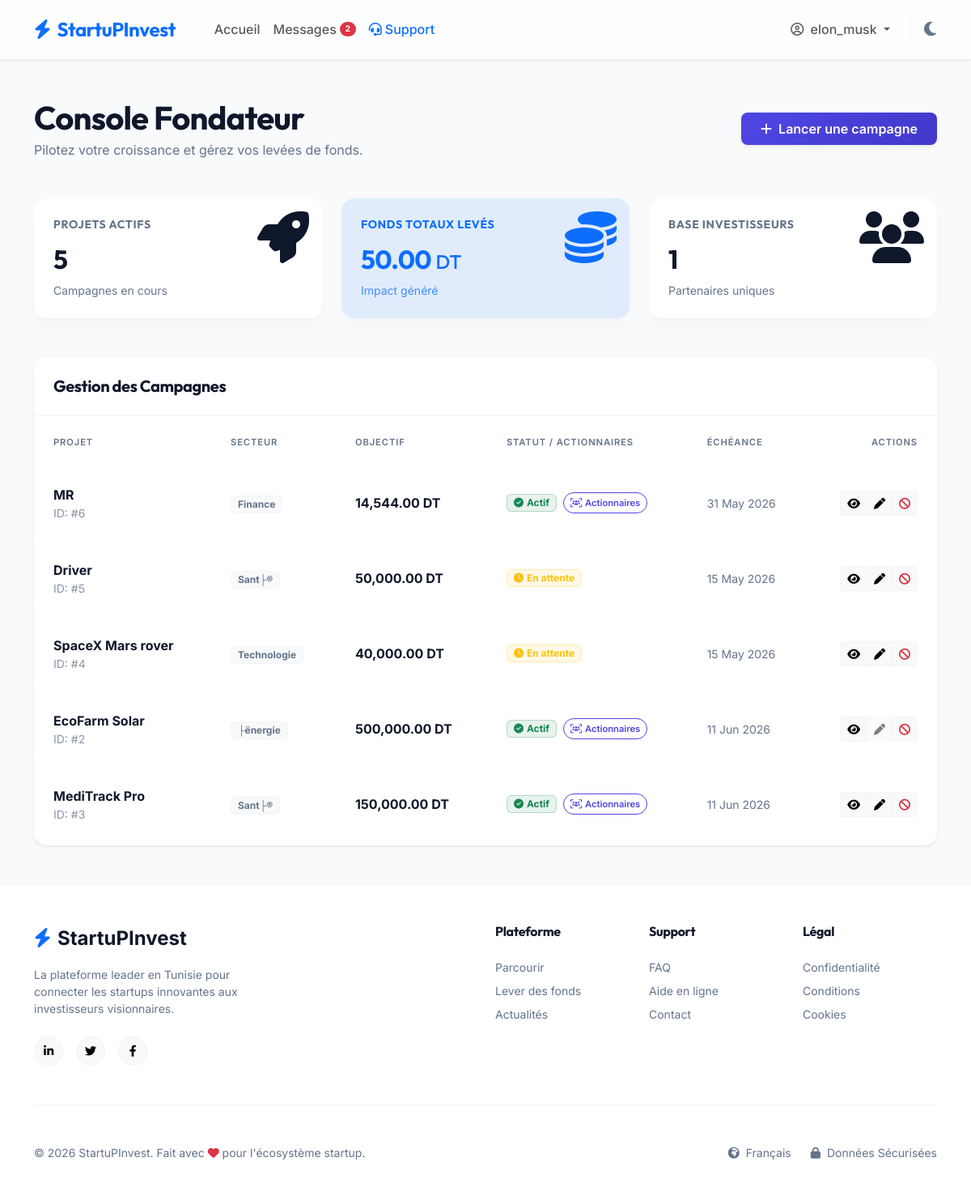
Before: /public/startuper/dashboard (signed in) with the older database file.
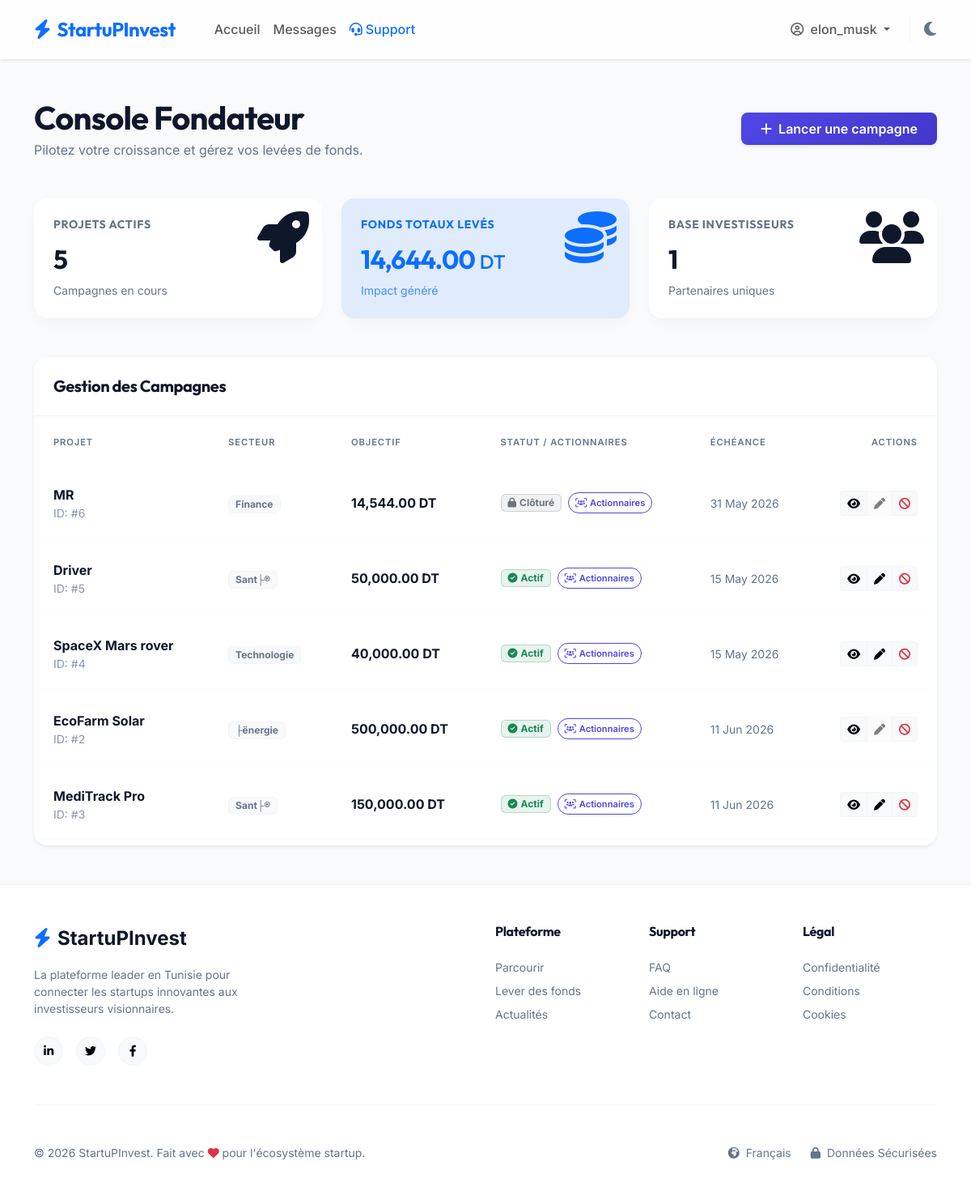
After: the same page with the newer database file.
### tables this page shows
CREATE TABLE `projects` (
  `id` int NOT NULL AUTO_INCREMENT,
  `startuper_id` int NOT NULL,
  `titre` varchar(255) NOT NULL,
  `description` text NOT NULL,
  `secteur` varchar(100) NOT NULL,
  `nb_actions` int NOT NULL,
  `prix_unitaire` decimal(10,2) NOT NULL,
  `date_limite` date NOT NULL,
  `business_plan_path` varchar(255) DEFAULT NULL,
  `image_path` varchar(255) DEFAULT NULL,
  `statut` enum('en_attente','actif','suspendu','cloture','abandonne','rejete') DEFAULT 'en_attente',
  `created_at` timestamp NULL DEFAULT CURRENT_TIMESTAMP,
  PRIMARY KEY (`id`),
  KEY `startuper_id` (`startuper_id`),
  CONSTRAINT `projects_ibfk_1` FOREIGN KEY (`startuper_id`) REFERENCES `users` (`id`) ON DELETE CASCADE
);

### app/Controllers/StartuperController.php (called while the page is built, shortened)
<?php
class StartuperController {
    public function dashboard() {
        $projectModel = new Project();
        $investmentModel = new \App\Models\Investment();
        $projects = $projectModel->getProjectsByStartuper($_SESSION['user_id']);
        $totalProjects = count($projects);
        $totalRaised = 0;
        $uniqueInvestors = [];
        foreach($projects as $p) {
            $sold = $investmentModel->getSoldActionsByProject($p['id']);
            $totalRaised += ($sold * $p['prix_unitaire']);
            $investors = $investmentModel->getInvestorsByProject($p['id']);
            foreach($investors as $inv) {
                $uniqueInvestors[$inv['investor_id']] = true;
            }
        }
        $totalInvestors = count($uniqueInvestors);
        require __DIR__ . '/../Views/startuper/dashboard.php';
    }
}

### config/Database.php (called while the page is built, shortened)
<?php
class Database {
    private static $instance = null;
    private $connection;
    private function __construct() {
        $this->host = getenv('DB_HOST') ?: 'db';
        $this->db_name = getenv('DB_NAME') ?: 'startupinvest';
        $this->username = getenv('DB_USER') ?: 'root';
        $this->password = getenv('DB_PASS') ?: 'root';
        try {
            $this->connection = new PDO("mysql:host=" . $this->host . ";dbname=" . $this->db_name . ";charset=utf8mb4", $this->username, $this->password);
            $this->connection->setAttribute(PDO::ATTR_ERRMODE, PDO::ERRMODE_EXCEPTION);
            $this->connection->setAttribute(PDO::ATTR_DEFAULT_FETCH_MODE, PDO::FETCH_ASSOC);
        } catch(PDOException $exception) {
            echo "Connection error: " . $exception->getMessage();
        }
    }
    public static function getInstance() {
        if(!self::$instance) {
            self::$instance = new Database();
        }
        return self::$instance;
    }
    public function getConnection() {
        return $this->connection;
    }
}
?>

### app/Models/Message.php (called while the page is built, shortened)
<?php
class Message {
    private $conn;
    private $table_name = "messages";
    public function __construct() {
        $this->conn = Database::getInstance()->getConnection();
    }
    public function getUnreadCount($user_id) {
        $query = "SELECT COUNT(*) as count FROM " . $this->table_name . " WHERE receiver_id = :user_id AND is_read = 0";
        $stmt = $this->conn->prepare($query);
        $stmt->bindParam(":user_id", $user_id);
        $stmt->execute();
        $result = $stmt->fetch(PDO::FETCH_ASSOC);
        return (int)$result['count'];
    }
}

### app/Models/Project.php (called while the page is built, shortened)
<?php
class Project {
    private $conn;
    private $table_name = "projects";
    public function __construct() {
        $this->conn = Database::getInstance()->getConnection();
    }
    public function getProjectsByStartuper($startuper_id) {
        $query = "SELECT p.*, COALESCE(SUM(i.nb_actions), 0) as sold_actions
                  FROM " . $this->table_name . " p
                  LEFT JOIN investments i ON p.id = i.project_id
                  WHERE p.startuper_id = :startuper_id
                  GROUP BY p.id
                  ORDER BY p.created_at DESC";
        $stmt = $this->conn->prepare($query);
        $stmt->bindParam(":startuper_id", $startuper_id);
        $stmt->execute();
        return $stmt->fetchAll(PDO::FETCH_ASSOC);
    }
}

### app/Models/Investment.php (called while the page is built, shortened)
<?php
class Investment {
    private $conn;
    private $table_name = "investments";
    public function __construct() {
        $this->conn = Database::getInstance()->getConnection();
    }
    public function getSoldActionsByProject($project_id) {
        $query = "SELECT SUM(nb_actions) as sold FROM " . $this->table_name . " WHERE project_id = :project_id";
        $stmt = $this->conn->prepare($query);
        $stmt->bindParam(":project_id", $project_id);
        $stmt->execute();
        $result = $stmt->fetch(PDO::FETCH_ASSOC);
        return $result['sold'] ? (int)$result['sold'] : 0;
    }
}

### app/Views/startuper/dashboard.php (the view, shortened to what the changed rows need)
<?php require_once __DIR__ . '/../layouts/header.php'; ?>
<?php require_once __DIR__ . '/../layouts/navbar.php'; ?>
<main class="container mt-5 flex-grow-1 pb-5">
    <div class="d-flex flex-column flex-md-row justify-content-between align-items-md-center mb-5 gap-3">
        <div>
            <h2 class="fw-bold mb-1 h1">Console Fondateur</h2>
            <p class="text-muted-custom mb-0">Pilotez votre croissance et gérez vos levées de fonds.</p>
        </div>
        <a href="<?= URLROOT ?>/startuper/create" class="btn btn-primary px-4 py-2 shadow-sm rounded-3">
            <i class="fa-solid fa-plus me-2"></i>Lancer une campagne
        </a>
    </div>
    <div class="row g-4 mb-5">
        <div class="col-md-4">
            <div class="saas-card border-0 p-4 position-relative overflow-hidden">
                <div class="position-absolute top-0 end-0 p-3 opacity-10">
                    <i class="fa-solid fa-rocket fa-4x"></i>
                </div>
                <h6 class="text-muted-custom text-uppercase small fw-bold mb-3" style="letter-spacing: 0.05em;">Projets Actifs</h6>
                <h2 class="fw-bold mb-0 text-main"><?= $totalProjects ?></h2>
                <p class="small text-muted-custom mt-2 mb-0">Campagnes en cours</p>
            </div>
        </div>
        <div class="col-md-4">
            <div class="saas-card border-0 p-4 position-relative overflow-hidden bg-primary bg-opacity-10 border-primary border-opacity-10">
                <div class="position-absolute top-0 end-0 p-3 opacity-10">
                    <i class="fa-solid fa-coins fa-4x text-primary"></i>
                </div>
                <h6 class="text-primary text-uppercase small fw-bold mb-3" style="letter-spacing: 0.05em;">Fonds Totaux Levés</h6>
                <h2 class="fw-bold mb-0 text-primary"><?= number_format($totalRaised, 2) ?> <span class="fs-4 fw-medium">DT</span></h2>
                <p class="small text-primary mt-2 mb-0 opacity-75">Impact généré</p>
            </div>
        </div>
        <div class="col-md-4">
            <div class="saas-card border-0 p-4 position-relative overflow-hidden">
                <div class="position-absolute top-0 end-0 p-3 opacity-10">
                    <i class="fa-solid fa-users fa-4x"></i>
                </div>
                <h6 class="text-muted-custom text-uppercase small fw-bold mb-3" style="letter-spacing: 0.05em;">Base Investisseurs</h6>
                <h2 class="fw-bold mb-0 text-main"><?= $totalInvestors ?></h2>
                <p class="small text-muted-custom mt-2 mb-0">Partenaires uniques</p>
            </div>
        </div>
    </div>
    <div class="saas-card border-0 overflow-hidden shadow-sm">
        <div class="px-4 py-4 border-bottom border-custom d-flex justify-content-between align-items-center bg-surface">
            <h5 class="fw-bold mb-0 text-main">Gestion des Campagnes</h5>
        </div>
        <div class="p-0">
            <?php if(empty($projects)): ?>
                <div class="text-center py-5">
                    <i class="fa-solid fa-folder-open fa-3x text-muted-custom opacity-25 mb-3"></i>
                    <p class="text-muted-custom">Vous n'avez pas encore publié de projets.</p>
                </div>
            <?php else: ?>
                <div class="table-responsive">
                    <table class="table table-saas table-borderless align-middle w-100 mb-0">
                        <thead>
                            <tr>
                                <th class="ps-4">PROJET</th>
                                <th>SECTEUR</th>
                                <th>OBJECTIF</th>
                                <th>STATUT / ACTIONNAIRES</th>
                                <th>ÉCHÉANCE</th>
                                <th class="text-end pe-4">ACTIONS</th>
                            </tr>
                        </thead>
                        <tbody>
                            <?php foreach($projects as $p): ?>
                            <tr class="hover-elevate">
                                <td class="ps-4">
                                    <div class="fw-bold text-main"><?= htmlspecialchars($p['titre']) ?></div>
                                    <div class="small text-muted-custom opacity-75">ID: #<?= $p['id'] ?></div>
                                </td>
                                <td><span class="badge bg-light text-muted-custom border border-custom px-2 py-1"><?= htmlspecialchars($p['secteur']) ?></span></td>
                                <td class="fw-bold text-main"><?= number_format($p['nb_actions'] * $p['prix_unitaire'], 2) ?> DT</td>
                                <td>
                                    <div class="d-flex align-items-center gap-2">
                                        <?php if($p['statut'] === 'en_attente'): ?>
                                            <span class="badge bg-warning bg-opacity-10 text-warning px-2 py-1 border border-warning border-opacity-25"><i class="fa-solid fa-clock me-1"></i>En attente</span>
                                        <?php elseif($p['statut'] === 'actif'): ?>
                                            <span class="badge bg-success bg-opacity-10 text-success px-2 py-1 border border-success border-opacity-25"><i class="fa-solid fa-check-circle me-1"></i>Actif</span>
                                        <?php elseif($p['statut'] === 'cloture'): ?>
                                            <span class="badge bg-secondary bg-opacity-10 text-secondary px-2 py-1 border border-secondary border-opacity-25"><i class="fa-solid fa-lock me-1"></i>Clôturé</span>
                                        <?php elseif($p['statut'] === 'abandonne'): ?>
                                            <span class="badge bg-dark bg-opacity-10 text-muted px-2 py-1 border border-secondary border-opacity-25"><i class="fa-solid fa-circle-xmark me-1"></i>Abandonné</span>
                                        <?php endif; ?>
                                        <?php if($p['statut'] !== 'en_attente'): ?>
                                            <a href="<?= URLROOT ?>/startuper/investors?project_id=<?= $p['id'] ?>" class="btn btn-sm btn-outline-primary py-1 px-2 rounded-pill small" style="font-size: 0.7rem;">
                                                <i class="fa-solid fa-users-viewfinder me-1"></i>Actionnaires
                                            </a>
                                        <?php endif; ?>
                                    </div>
                                </td>
                                <td class="small text-muted-custom"><?= date('d M Y', strtotime($p['date_limite'])) ?></td>
                                <td class="text-end pe-4">
                                    <div class="btn-group">
                                        <a href="<?= URLROOT ?>/startuper/show?id=<?= $p['id'] ?>" class="btn btn-sm btn-light border-custom" title="Aperçu"><i class="fa-solid fa-eye"></i></a>
                                        <?php if($p['sold_actions'] == 0): ?>
                                            <a href="<?= URLROOT ?>/startuper/edit?id=<?= $p['id'] ?>" class="btn btn-sm btn-light border-custom" title="Modifier"><i class="fa-solid fa-pen"></i></a>
                                        <?php else: ?>
                                            <button class="btn btn-sm btn-light border-custom opacity-50" title="Modification impossible (actions vendues)" disabled><i class="fa-solid fa-pen"></i></button>
                                        <?php endif; ?>
                                        <button onclick="confirmAbandon(<?= $p['id'] ?>)" class="btn btn-sm btn-light border-custom text-danger" title="Abandonner"><i class="fa-solid fa-ban"></i></button>
                                    </div>
                                </td>
                            </tr>
                            <?php endforeach; ?>
                        </tbody>
                    </table>
                </div>
            <?php endif; ?>
        </div>
    </div>
</main>
<?php require_once __DIR__ . '/../layouts/footer.php'; ?>

### app/Views/layouts/navbar.php (shortened to what the changed rows need)
<nav class="navbar navbar-expand-lg sticky-top navbar-custom shadow-sm">
  <div class="container">
    <a class="navbar-brand fw-bold text-primary fs-4" href="<?= URLROOT ?>/">
        <i class="fa-solid fa-bolt text-primary me-2"></i>StartuPInvest
    </a>
    <div class="collapse navbar-collapse" id="navbarNav">
      <ul class="navbar-nav me-auto ps-lg-4">
        <li class="nav-item">
          <a class="nav-link fw-medium" href="<?= URLROOT ?>/">Accueil</a>
        </li>
        <li class="nav-item">
          <a class="nav-link fw-medium d-flex align-items-center" href="<?= URLROOT ?>/messages">
            Messages
            <?php
                $msgModelForBadge = new \App\Models\Message();
                $unreadTotalCount = $msgModelForBadge->getUnreadCount($_SESSION['user_id'] ?? 0);
                if($unreadTotalCount > 0):
            ?>
                <span class="badge rounded-pill bg-danger ms-1" style="font-size: 0.65rem;"><?= $unreadTotalCount ?></span>
            <?php endif; ?>
          </a>
        </li>
        <?php if(isset($_SESSION['role']) && $_SESSION['role'] !== 'admin'): ?>
            <li class="nav-item">
              <a class="nav-link fw-medium text-primary" href="<?= URLROOT ?>/messages/chat?project_id=null&other_id=1">
                <i class="fa-solid fa-headset me-1"></i>Support
              </a>
            </li>
        <?php endif; ?>
      </ul>
      <ul class="navbar-nav align-items-center">
        <?php if(isset($_SESSION['user_id'])): ?>
            <li class="nav-item dropdown">
                <a class="nav-link dropdown-toggle fw-medium" href="#" role="button" data-bs-toggle="dropdown">
                    <i class="fa-regular fa-circle-user me-1"></i> <?= htmlspecialchars($_SESSION['pseudo'] ?? 'Mon Compte') ?>
                </a>
            </li>
        <?php endif; ?>
        <li class="nav-item ms-3 border-start border-custom ps-3">
            <button id="theme-toggle" class="btn btn-link text-muted-custom p-0 text-decoration-none fs-5">
                <i class="fa-solid fa-moon"></i>
            </button>
        </li>
      </ul>
    </div>
  </div>
</nav>

Changed rows visible on the page:
changed projects "MR": statut "Actif" → "Clôturé"
changed projects "Driver": statut "En attente" → "Actif Actionnaires"
changed projects "SpaceX Mars rover": statut "En attente" → "Actif Actionnaires"
Other visible differences:
$totalRaised: "50.00" → "14,644.00"
$unreadTotalCount: "2" → (not shown)
